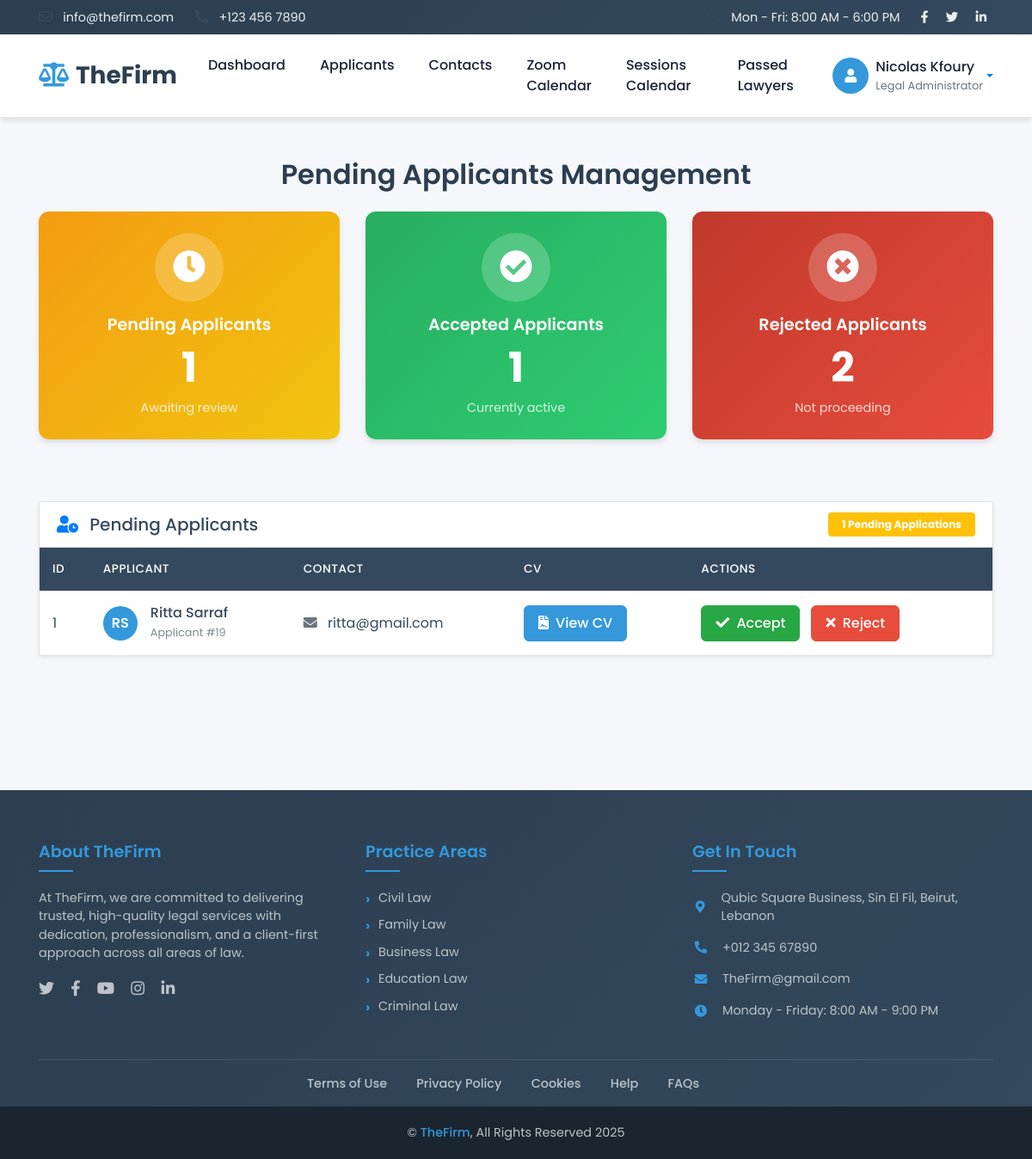
Screenshot of /admin/applicants.php (signed in) with the database file from the repository.
### tables this page shows
CREATE TABLE `user` (
  `id` int(50) NOT NULL,
  `fname` varchar(255) NOT NULL,
  `lname` varchar(255) NOT NULL,
  `email` varchar(255) NOT NULL,
  `password` varchar(255) NOT NULL,
  `address` varchar(255) NOT NULL,
  `phonenum` int(9) NOT NULL,
  `image` varchar(255) NOT NULL,
  `role` int(1) NOT NULL,
  `status` enum('Unverified','Unrestricted','Restricted','') NOT NULL DEFAULT 'Unverified'
);

### admin/applicants.php (the view, shortened to what this page needs)
<!DOCTYPE html>
<html lang="en">
<head>
    <link href="https://stackpath.bootstrapcdn.com/bootstrap/4.4.1/css/bootstrap.min.css" rel="stylesheet">
    <link href="https://cdnjs.cloudflare.com/ajax/libs/font-awesome/5.15.3/css/all.min.css" rel="stylesheet">
    <link href="lib/animate/animate.min.css" rel="stylesheet">
    <link href="lib/owlcarousel/assets/owl.carousel.min.css" rel="stylesheet">
    <link href="../css/admincss.css" rel="stylesheet">
</head>
<body>
    <?php
    include 'header.php';
    $sql = "SELECT * FROM cv where status='Pending'";
    $result = $conn->query($sql);
    ?>
    <div class="container py-5">
        <h2 class="page-title mb-4">Pending Applicants Management</h2>
        <div class="row status-cards mb-5">
            <div class="col-md-4 mb-4">
                <div class="card status-card pending-card h-100">
                    <a href="applicants.php">
                        <div class="card-body text-center">
                            <div class="status-icon">
                                <i class="fas fa-clock"></i>
                            </div>
                            <h5 class="card-title">Pending Applicants</h5>
                            <?php
                            $sql10 = "SELECT * FROM `cv` where status='Pending'";
                            $res10 = $conn->query($sql10);
                            $t10 = 0;
                            while ($row10 = $res10->fetch_assoc()) {
                                $t10++;
                            }
                            ?>
                            <p class="display-4"><?php echo $t10; ?></p>
                            <small>Awaiting review</small>
                        </div>
                    </a>
                </div>
            </div>
           <div class="col-md-4 mb-4">
                <div class="card status-card accepted-card h-100">
                    <a href="accepted.php">
                        <div class="card-body text-center">
                            <div class="status-icon">
                                <i class="fas fa-check-circle"></i>
                            </div>
                            <h5 class="card-title">Accepted Applicants</h5>
                            <?php
                            $sql11 = "SELECT * FROM `cv`
          WHERE status='Accepted'
          AND userid NOT IN (
              SELECT userid FROM `attorneys`
              UNION
              SELECT userid FROM `quizresult`
          )";
                            $res11 = $conn->query($sql11);
                            $t11 = 0;
                            while ($row11 = $res11->fetch_assoc()) {
                                $t11++;
                            }
                            ?>
                            <p class="display-4"><?php echo $t11; ?></p>
                            <small>Currently active</small>
                        </div>
                    </a>
                </div>
            </div>
            <div class="col-md-4 mb-4">
                <div class="card status-card rejected-card h-100">
                    <a href="rejected.php">
                        <div class="card-body text-center">
                            <div class="status-icon">
                                <i class="fas fa-times-circle"></i>
                            </div>
                            <h5 class="card-title">Rejected Applicants</h5>
                            <?php
                            $sql12 = "SELECT * FROM `cv` where status='Rejected'";
                            $res12 = $conn->query($sql12);
                            $t12 = 0;
                            while ($row12 = $res12->fetch_assoc()) {
                                $t12++;
                            }
                            ?>
                            <p class="display-4"><?php echo $t12; ?></p>
                            <small>Not proceeding</small>
                        </div>
                    </a>
                </div>
            </div>
        </div>
        <div class="card shadow-sm mb-5">
            <div class="card-header bg-white d-flex justify-content-between align-items-center">
                <h5 class="mb-0"><i class="fas fa-user-clock mr-2 text-primary"></i> Pending Applicants</h5>
                <span class="badge bg-warning text-white px-3 py-2" style="background-color: #f39c12;"><?= $t10 ?> Pending Applications</span>
            </div>
            <div class="card-body p-0">
                <div class="table-responsive">
                    <table class="table table-hover mb-0">
                        <thead>
                            <tr>
                                <th>ID</th>
                                <th>Applicant</th>
                                <th>Contact</th>
                                <th>CV</th>
                                <th>Actions</th>
                            </tr>
                        </thead>
                        <tbody>
                            <?php
                            $t = 0;
                            if ($result->num_rows > 0) {
                                while ($row = $result->fetch_assoc()) {
                                    $t++;
                                    $userid = $row['userid'];
                                    $sql1 = "SELECT * FROM user WHERE id='$userid'";
                                    $result1 = $conn->query($sql1);
                                    while ($row2 = $result1->fetch_assoc()) {
                                        $id = $row2['id'];
                                        $fname = $row2['fname'];
                                        $lname = $row2['lname'];
                                        $name = $fname . " " . $lname;
                                        $email = $row2['email'];
                            ?>
                                        <tr>
                                            <td><?= $t; ?></td>
                                            <td>
                                                <div class="applicant-info">
                                                    <div class="applicant-avatar">
                                                        <?= strtoupper(substr($fname, 0, 1) . substr($lname, 0, 1)); ?>
                                                    </div>
                                                    <div class="applicant-details">
                                                        <h6><?= $name; ?></h6>
                                                        <small>Applicant #<?= $id; ?></small>
                                                    </div>
                                                </div>
                                            </td>
                                            <td>
                                                <div class="contact-info">
                                                    <i class="fas fa-envelope text-secondary mr-2"></i> <?= $email; ?>
                                                </div>
                                            </td>
                                            <td>
                                                <a href="cv.php?id=<?= $id; ?>" class="btn btn-primary btn-action">
                                                    <i class="fas fa-file-contract mr-1"></i> View CV
                                                </a>
                                            </td>
                                            <td>
                                                <div class="action-buttons">
                                                    <form action="sendemailAccepted.php" method="post">
                                                        <button type="submit" class="btn btn-success btn-action">
                                                            <i class="fas fa-check mr-1"></i> Accept
                                                        </button>
                                                    </form>
                                                    <form action="sendemailRejected.php" method="post">
                                                        <button type="submit" class="btn btn-danger btn-action">
                                                            <i class="fas fa-times mr-1"></i> Reject
                                                        </button>
                                                    </form>
                                                </div>
                                            </td>
                                        </tr>
                                <?php
                                    }
                                }
                            }
                            ?>
                        </tbody>
                    </table>
                </div>
            </div>
        </div>
    </div>
    <?php
    include 'footer.php';
    ?>
</body>
</html>

### css/admincss.css (style rules this page uses)
:root { --primary: #2c3e50; --secondary: #3498db; --accent: #e74c3c; --light: #ecf0f1; --dark: #2c3e50; --success: #27ae60; --warning: #f39c12; --danger: #c0392b; --text: #34495e; --text-light: #7f8c8d; --text-primary: #34495e; --text-secondary: #7f8c8d; --shadow: 0 4px 6px rgba(0, 0, 0, 0.1); --transition: all 0.3s ease; }
body { font-family: 'Poppins', sans-serif; background-color: #f5f7fa; color: var(--text-primary); }
.status-cards { margin-bottom: 30px; }
.status-card { border-radius: 12px; box-shadow: var(--shadow); transition: var(--transition); overflow: hidden; border: none; height: 100%; }
.status-card a { text-decoration: none; color: inherit; display: block; height: 100%; }
.status-card .card-body { padding: 25px 20px; }
.status-icon { font-size: 38px; margin-bottom: 15px; display: inline-block; background: rgba(255, 255, 255, 0.2); width: 80px; height: 80px; line-height: 80px; border-radius: 50%; }
.pending-card { background: linear-gradient(135deg, #f39c12, #f1c40f); color: white; }
.accepted-card { background: linear-gradient(135deg, #27ae60, #2ecc71); color: white; }
.rejected-card { background: linear-gradient(135deg, #c0392b, #e74c3c); color: white; }
.status-card .card-title { font-size: 1.2rem; font-weight: 600; margin-bottom: 10px; }
.status-card .display-4 { font-size: 3rem; font-weight: 700; margin-bottom: 5px; }
.status-card small { font-size: 0.9rem; opacity: 0.8; }
.form-control, .btn { border-radius: 8px; }
.btn-primary { background: #3498db; border-color: #3498db; font-weight: 500; padding: 10px 20px; transition: var(--transition); }
.table { margin-bottom: 0; }
.table thead th { background: #34495e; color: white; font-weight: 500; text-transform: uppercase; font-size: 0.85rem; letter-spacing: 0.5px; padding: 15px; border: none; }
.table tbody td { padding: 15px; vertical-align: middle; border-color: #ecf0f1; color: #34495e; }
.btn { font-weight: 500; padding: 8px 18px; border-radius: 6px; transition: var(--transition); }
.btn-danger { background: #e74c3c; border-color: #e74c3c; }
.page-title { color: var(--primary); font-weight: 600; margin-bottom: 30px; text-align: center; }
.btn-action { font-weight: 500; padding: 8px 16px; border-radius: 6px; transition: var(--transition); margin-right: 5px; }
.applicant-info { display: flex; align-items: center; }
.applicant-avatar { width: 40px; height: 40px; border-radius: 50%; background: #3498db; color: white; display: flex; align-items: center; justify-content: center; font-weight: 600; margin-right: 15px; }
.applicant-details h6 { margin-bottom: 0; font-weight: 500; }
.applicant-details small { color: #7f8c8d; }
.action-buttons { display: flex; gap: 8px; }

### rows the page displays
user: substr($fname, 0, 1) . substr($lname, 0, 1) "RS", name "Ritta Sarraf", id "19", email "ritta@gmail.com"

### other values shown
$_SESSION['admin']['fullName'] "Nicolas Kfoury"
$t10 "1"
$t11 "1"
$t12 "2"
